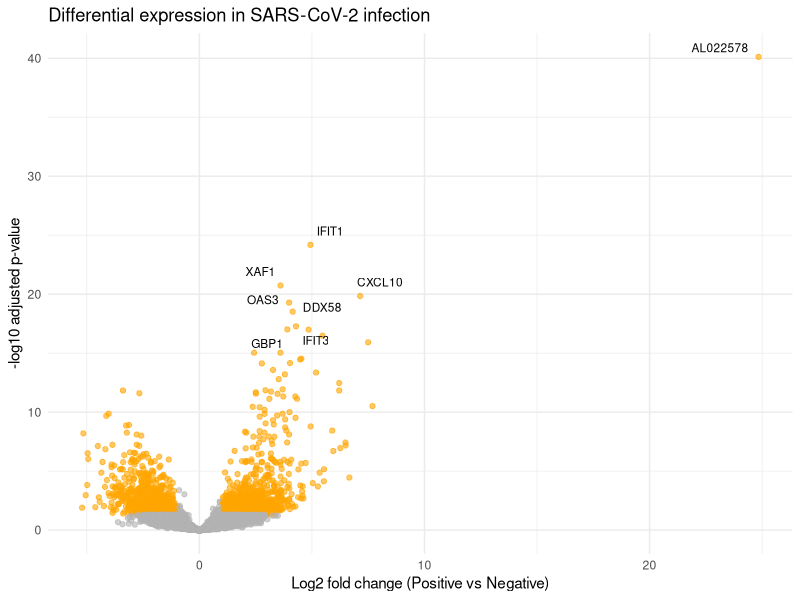

Generate this figure with R:
# 04_volcano.R
# Volcano plot of DESeq2 results highlighting key antiviral genes

suppressPackageStartupMessages({
  library(ggplot2)
  library(ggrepel)
  library(dplyr)
})

# ---- Load DE results ----
res <- read.csv(
  "results/tables/deseq2_results.csv",
  row.names = 1
)

res <- res %>%
  mutate(
    gene = rownames(res),
    sig = padj < 0.05 & abs(log2FoldChange) > 1
  )

# ---- Select genes to label (top biological signals) ----
label_genes <- res %>%
  filter(padj < 0.01, abs(log2FoldChange) > 2) %>%
  arrange(padj) %>%
  slice_head(n = 8)

# ---- Volcano plot ----
p <- ggplot(res, aes(log2FoldChange, -log10(padj))) +
  geom_point(
    aes(color = sig),
    alpha = 0.6,
    size = 1.5
  ) +
  scale_color_manual(
    values = c("grey70", "orange"),
    guide = "none"
  ) +
  geom_text_repel(
    data = label_genes,
    aes(label = gene),
    size = 3,
    max.overlaps = Inf,
    box.padding = 0.4,
    point.padding = 0.3
  ) +
  labs(
    title = "Differential expression in SARS-CoV-2 infection",
    x = "Log2 fold change (Positive vs Negative)",
    y = "-log10 adjusted p-value"
  ) +
  theme_minimal()

# ---- Save output ----
dir.create("results/figures", recursive = TRUE, showWarnings = FALSE)

ggsave(
  "results/figures/volcano_plot.png",
  plot = p,
  width = 7,
  height = 6
)
